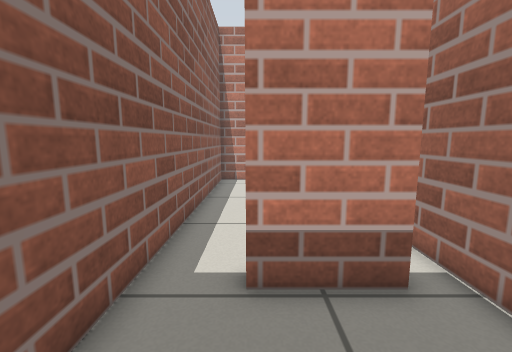
[1] (above)

13 first-person views from a walk through a Gazebo world. The camera is 0.69 m above the floor, tilts 8° down and sees 90° across. The floor is counted in squares, 0.25 m on a side. Each view is taken from the middle of a square. On the plan, view 1 faces up. The plan holds only what a view shows up to about 18 squares ahead; the rest is blank.

[2]
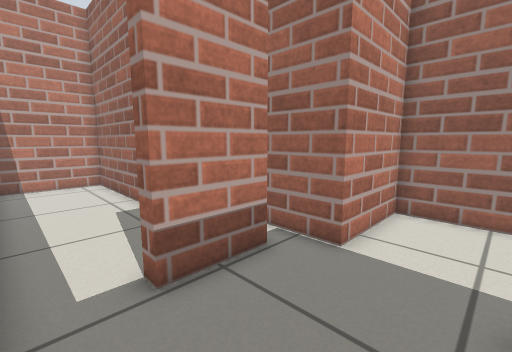

[3]
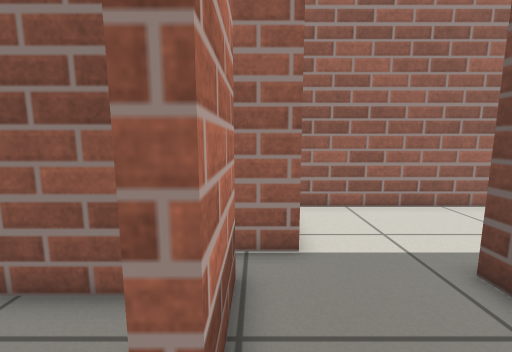

[4]
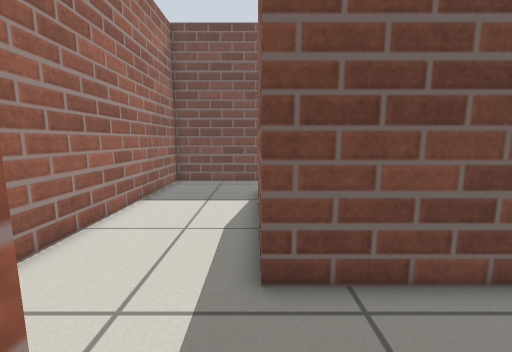

[5]
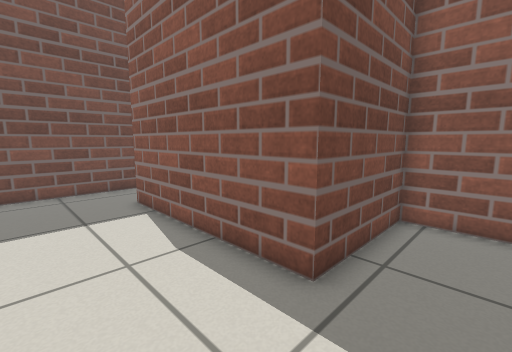

[6]
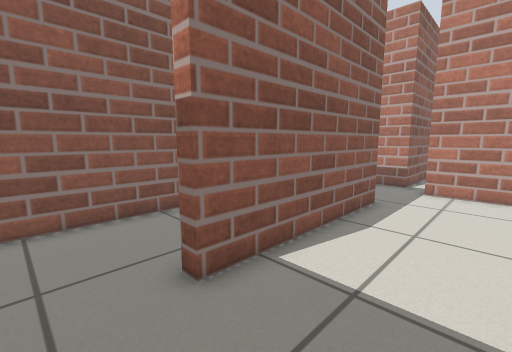

[7]
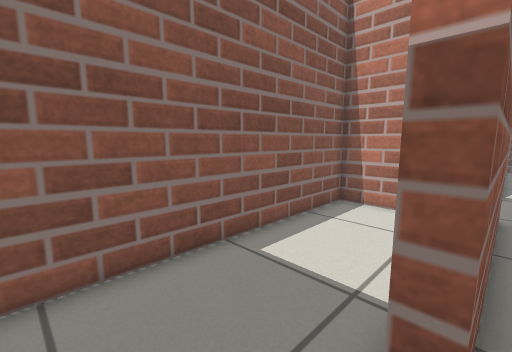

[8]
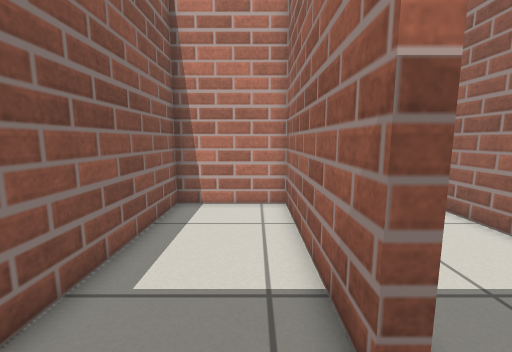

[9]
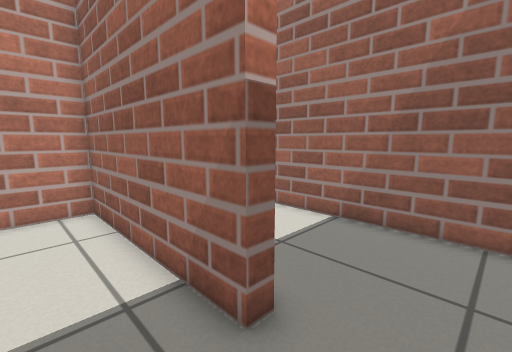

[10]
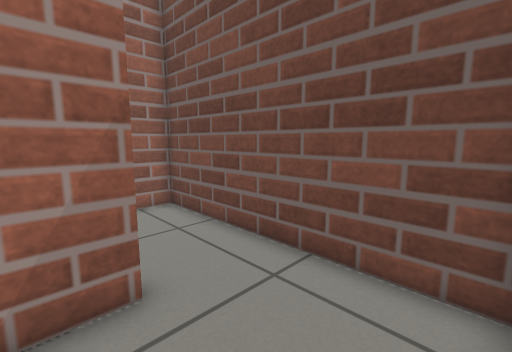

[11]
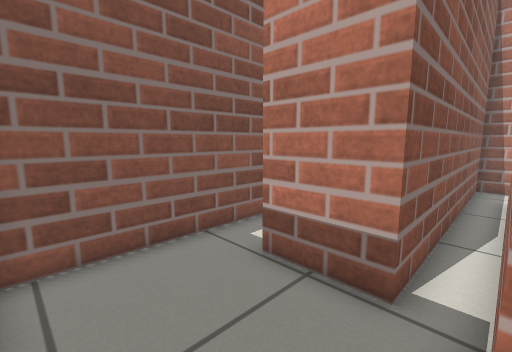

[12]
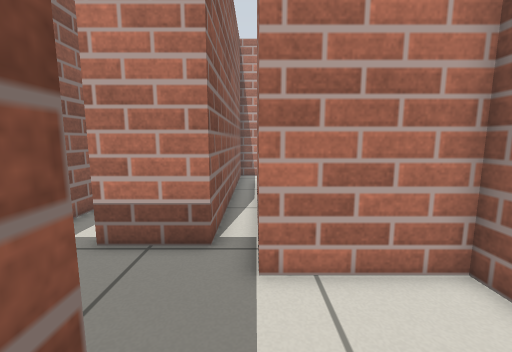

[13]
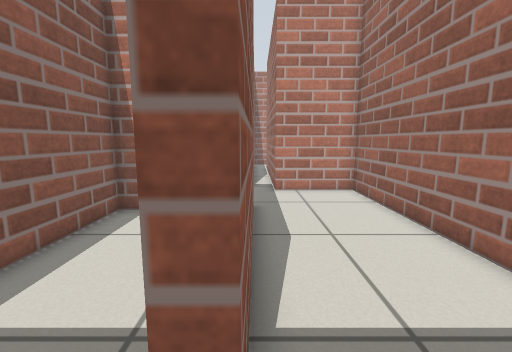

### Floor plan
Ten units are one square. View 1 is at (0, 0); x grows to the right and y downward. Boxes are objects, and circles mark ways between rooms. Rooms are numbered by the first view taken in them; rooms with no view inside come last. Other rooms are left out.
<svg viewBox="-29 -182 118 318">
<path fill="none" stroke="#000" d="M29 -44 -2 -44 -2 -51M41 -29 41 -69M-24 -55 -24 5 29 5M29 5 29 95 23 95M14 131 84 131 84 -29 41 -29M23 95 23 11 -24 11 -24 122M-23 131 14 131M23 -115 23 -177 -24 -177 -24 -55M23 -62 23 -86"/>
<circle cx="33" cy="-10" r="3" fill="#2a7"/>
<circle cx="-15" cy="-50" r="3" fill="#2a7"/>
<circle cx="25" cy="110" r="3" fill="#2a7"/>
<text x="0" y="-20">1</text>
<text x="60" y="50">2</text>
<text x="-10" y="70">3</text>
<text x="-10" y="-120">4</text>
</svg>
Room 1 opens to room 2. Room 1 opens to room 4. Room 2 opens to room 3.

Where each view was taken, in squares from view 1:
view 1: 0 up, 0 right, facing up
view 2: 0 up, 2 left, facing up-right
view 3: 4 up, 2 left, facing right
view 4: 4 up, 3 right, facing down
view 5: 2 up, 7 right, facing down-left
view 6: 12 down, 7 right, facing up-left
view 7: 12 down, 3 right, facing up-left
view 8: 12 down, 1 right, facing up
view 9: 12 down, 0 right, facing up-right
view 10: 8 down, 2 left, facing down-right
view 11: 0 up, 4 right, facing up-left
view 12: 2 down, 4 right, facing up
view 13: 11 down, 3 right, facing up
